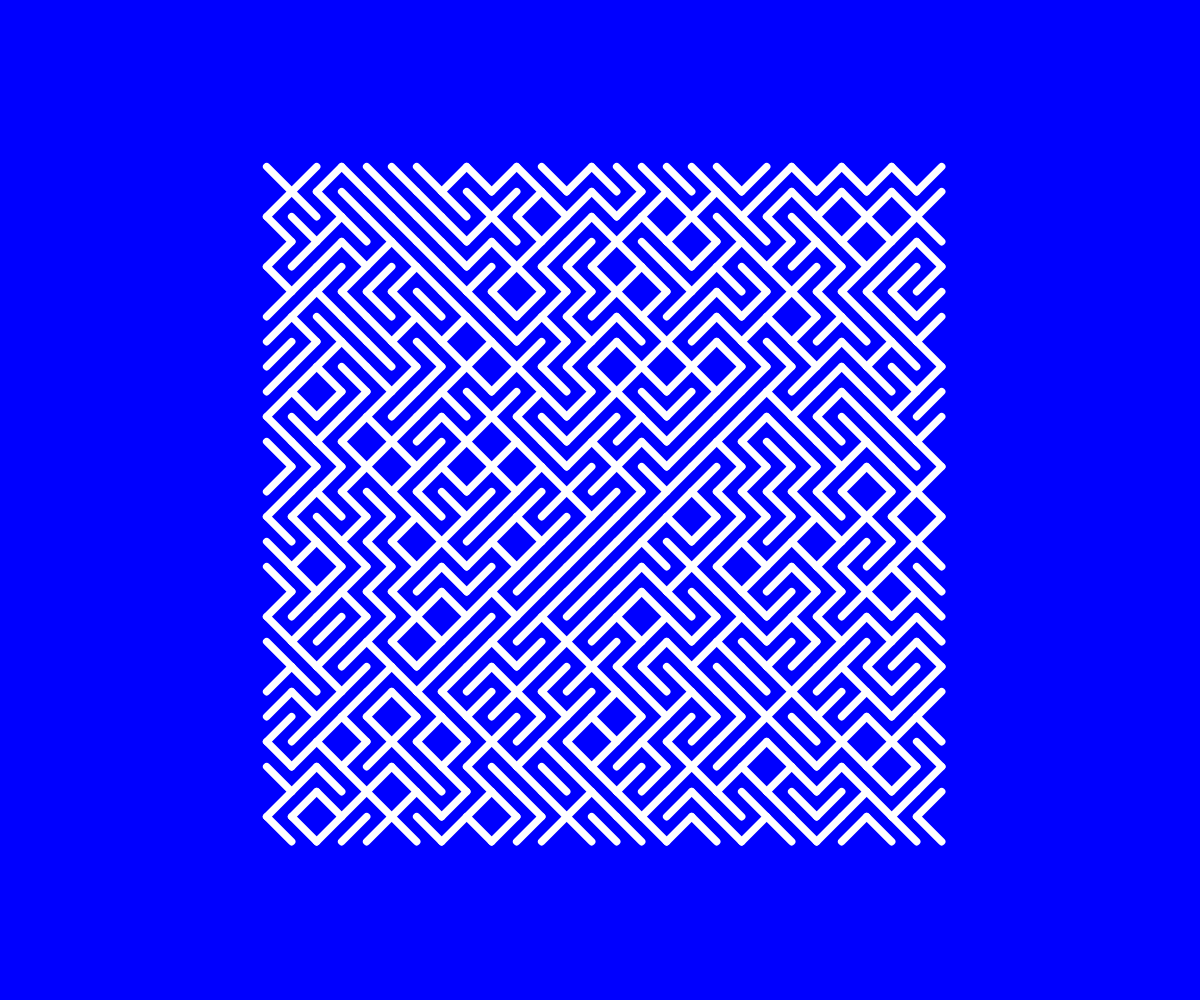
Frame 1 (no input)
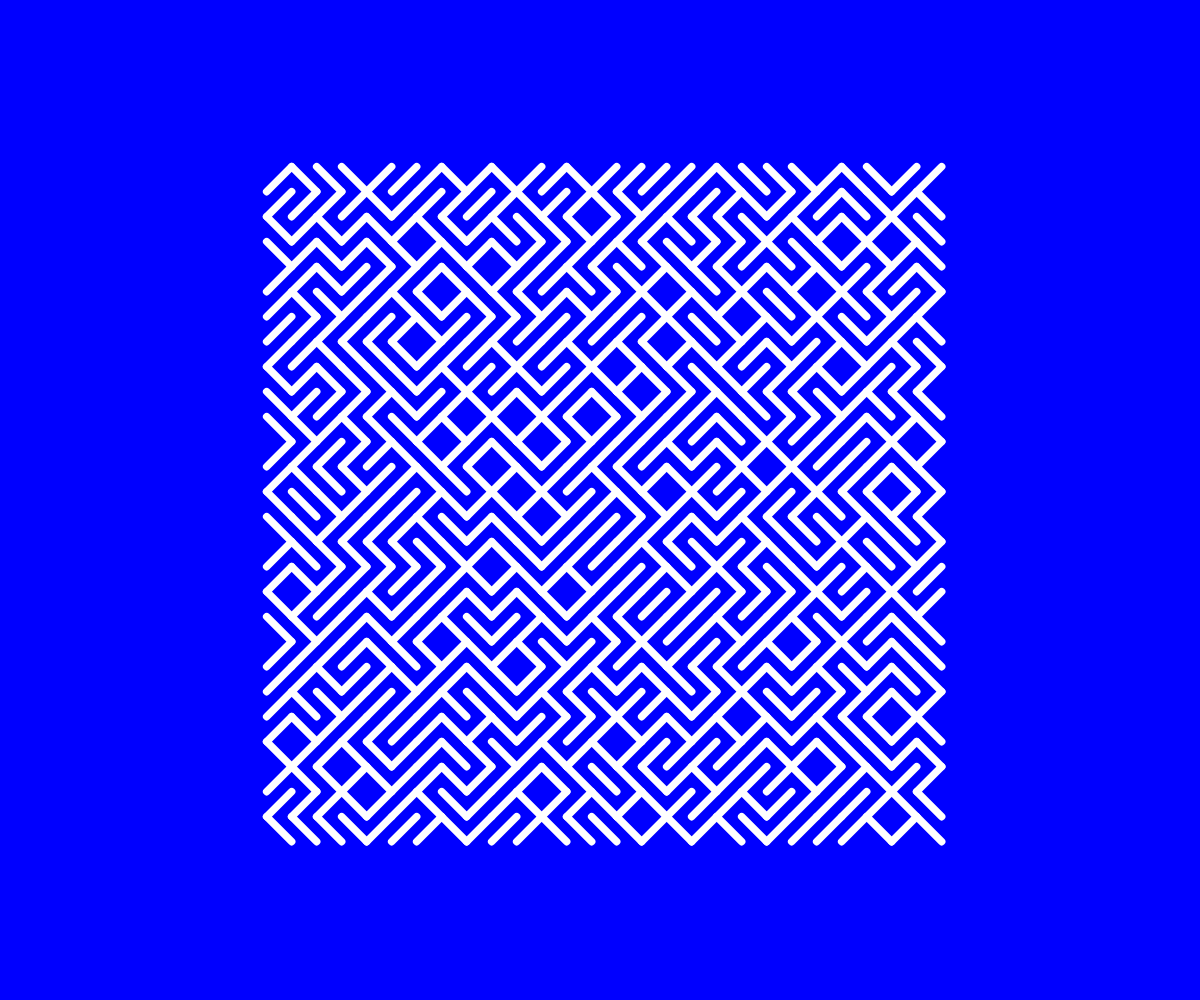
Frame 2 (the mouse pressed at the canvas centre, redrawn once)

The p5.js sketch that drew these frames (run headless with seeded random() and noise() and a simulated clock; the mouse was pressed at the canvas centre and the sketch redrawn once):

// p5.js sketch
// ── sketch.js
function setup () {
  createCanvas(windowWidth, windowHeight);
  noLoop();
}

function draw(){
  background(0,0,255);
  
  let size = height/2;
  
  strokeJoin(ROUND);
  strokeWeight(size * 0.015);
  stroke(255);
  noFill();

  let step = 25;
  let gridSize = height/1.5;

  push();

  translate(width/2 - gridSize/2, height/2 - gridSize/2);
  for(let x =0; x < gridSize; x = x + step) {
    for(let y = 0; y < gridSize; y = y + step) {
      drawRandomLine(x, y, step);
    }
  }
  pop();
}

function drawRandomLine(x, y, step) {
  if(random() > 0.5) {
    line(x,y, x + step, y + step);
  } else {
    line(x + step, y, x, y + step);
  }
}

function windowResized () {
  resizeCanvas(windowWidth, windowHeight);
}
